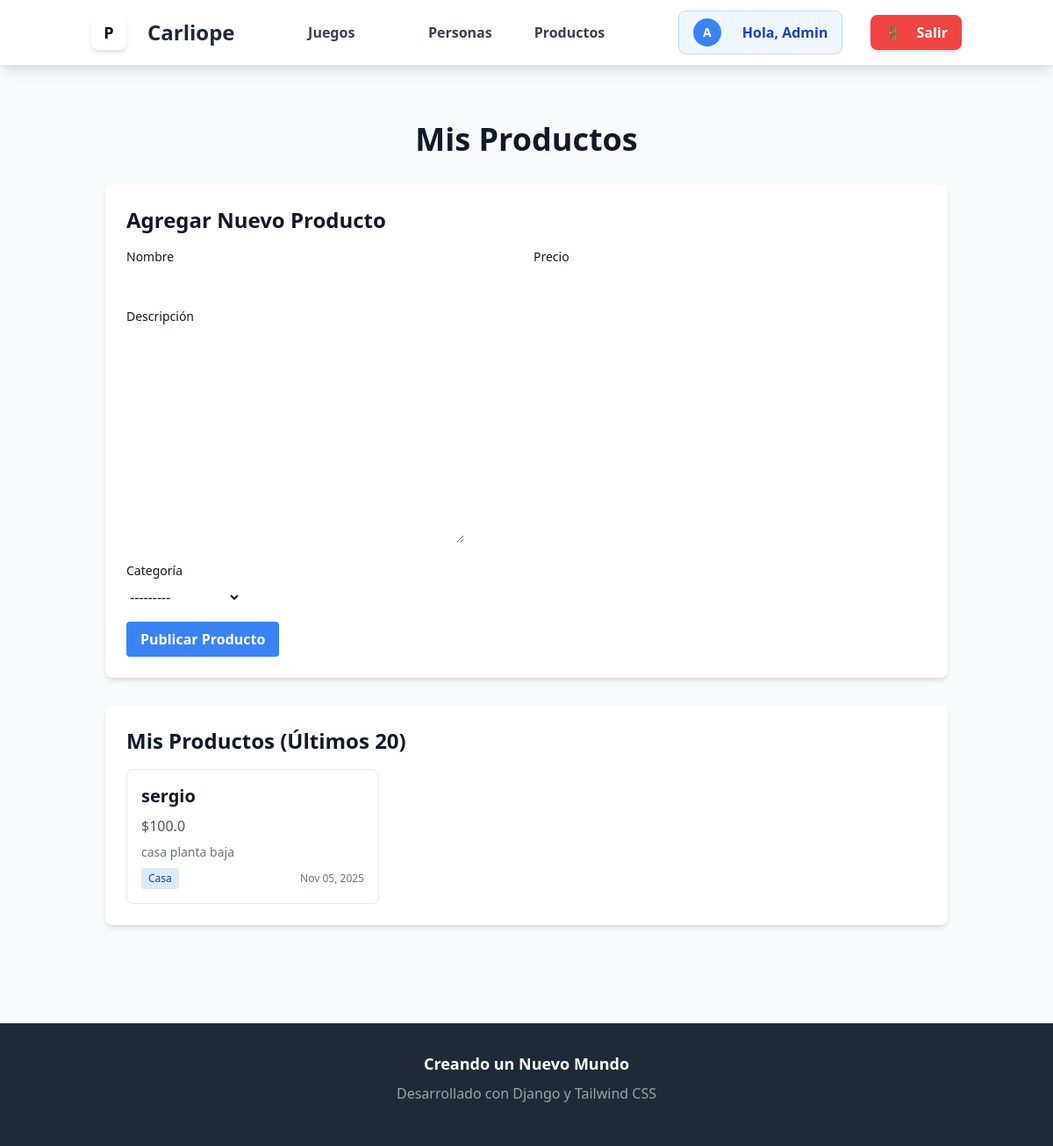
The page /productos/ (signed in) on the database its author committed.
### Productos/models.py (models this page shows, shortened)
class Productos(models.Model):
    name = models.CharField(max_length=100)
    price = models.FloatField()
    description = models.TextField()
    category = models.CharField(max_length=3, choices=CASAS)
    user = models.ForeignKey(User, on_delete=models.CASCADE)
    date_published = models.DateTimeField(auto_now_add=True)

### Productos/views.py (the view)
# urls.py: path('', views.product_list_view, name='lista'),
@login_required(login_url="/users/login/")
def product_list_view(request):
    if request.method == 'POST':
        form = UploadProductos(request.POST)
        if form.is_valid():
            new_product = form.save(commit=False)
            new_product.user = request.user
            new_product.save()
            return redirect('productos:lista')
    else:
        form = UploadProductos()
    products = Productos.objects.filter(user=request.user)[:20]
    return render(request, 'list_product.html', {
        'form': form,
        'productos': products
    })

### Productos/forms.py
class UploadProductos(forms.ModelForm):
    class Meta:
        model = models.Productos
        fields = ['name','price','description','category']

### Productos/templates/list_product.html (shortened to what this page needs)
{% extends "base.html" %}
{% load static %}
{% load static tailwind_tags %}
{% block content %}
<div class="container mx-auto px-4 py-8">
    <h1 class="text-4xl font-bold text-center mb-8">Mis Productos</h1>
    <div class="bg-white dark:bg-blue-400 p-6 rounded-lg shadow-md mb-8">
        <h2 class="text-2xl font-semibold mb-4">Agregar Nuevo Producto</h2>
        <form class="space-y-4"
              action="{% url 'productos:lista' %}"
              method="post">
            <div class="grid grid-cols-1 md:grid-cols-2 gap-4">
                <div>
                    <label class="block text-sm font-medium mb-2">Nombre</label>
                    {{ form.name }}
                </div>
                <div>
                    <label class="block text-sm font-medium mb-2">Precio</label>
                    {{ form.price }}
                </div>
            </div>
            <div>
                <label class="block text-sm font-medium mb-2">Descripción</label>
                {{ form.description }}
            </div>
            <div>
                <label class="block text-sm font-medium mb-2">Categoría</label>
                {{ form.category }}
            </div>
            <button type="submit"
                    class="bg-blue-500 hover:bg-blue-600 text-white font-bold py-2 px-4 rounded transition-colors duration-300">
                Publicar Producto
            </button>
        </form>
    </div>
    <div class="bg-white dark:bg-black-800 p-6 rounded-lg shadow-md">
        <h2 class="text-2xl font-semibold mb-4">Mis Productos (Últimos 20)</h2>
        {% if productos %}
            <div class="grid grid-cols-1 md:grid-cols-2 lg:grid-cols-3 gap-6">
                {% for producto in productos %}
                    <div class="border border-gray-200 dark:border-gray-700 rounded-lg p-4">
                        <h3 class="text-xl font-semibold mb-2">{{ producto.name }}</h3>
                        <p class="text-gray-600 dark:text-gray-400 mb-2">${{ producto.price }}</p>
                        <p class="text-sm text-gray-500 dark:text-gray-400 mb-2">{{ producto.description|truncatewords:20 }}</p>
                        <div class="flex justify-between items-center">
                            <span class="bg-blue-100 dark:bg-blue-800 text-blue-800 dark:text-blue-100 text-xs px-2 py-1 rounded">
                                {{ producto.get_category_display }}
                            </span>
                            <span class="text-xs text-gray-500">
                                {{ producto.date_published|date:"M d, Y" }}
                            </span>
                        </div>
                    </div>
                {% endfor %}
            </div>
        {% else %}
            <p class="text-center text-gray-500 dark:text-gray-400 py-8 dark:bg-amber-900 rounded-lg">
                No tienes productos publicados aún.
            </p>
        {% endif %}
    </div>
</div>
{% endblock %}

### theme/templates/base.html (shortened to what this page needs)
{% load static %}
{% load tailwind_tags %}
<!DOCTYPE html>
<html lang="es" class="h-full">
<head>
    <script src="https://cdn.tailwindcss.com"></script>
    {% tailwind_css %}
</head>
<body class="min-h-screen bg-gray-50 text-gray-900 flex flex-col">
    <header class="bg-white shadow-lg border-b border-gray-200 sticky top-0 z-50">
        <nav class="container mx-auto px-4 py-3">
            <div class="flex justify-between items-center">
                <div class="flex items-center space-x-3">
                    <div class="w-10 h-10 bg-gradient-to-r from-blue-500 to-purple-600 rounded-lg flex items-center justify-center text-black font-bold text-lg shadow-md">
                        P
                    </div>
                    <a href="{% url 'home' %}" class="text-2xl font-bold text-gray-800 hover:text-blue-600 transition-colors">
                        Carliope
                    </a>
                </div>
                <div    class="hidden md:flex items-center space-x-6">
                    <a href="{% url 'Games:games_list' %}" class="font-semibold text-gray-700 hover:text-green-600 transition-colors flex items-center space-x-2">
                        <span>Juegos</span>
                    </a>
                </div>
                <div class="hidden md:flex items-center space-x-6">
                    <a href="{% url 'people:lista' %}" class="font-semibold text-gray-700 hover:text-blue-600 transition-colors flex items-center space-x-2">
                        <span>Personas</span>
                    </a>
                    {% if user.is_authenticated %}
                    <a href="{% url 'productos:lista' %}" class="font-semibold text-gray-700 hover:text-purple-600 transition-colors flex items-center space-x-2">
                        <span>Productos</span>
                    </a>
                    {% endif %}
                </div>
                <div class="flex items-center space-x-4">
                    {% if user.is_authenticated %}
                        <div class="flex items-center space-x-4">
                            <div class="flex items-center space-x-3 bg-blue-50 px-4 py-2 rounded-lg border border-blue-200">
                                <div class="w-8 h-8 bg-blue-500 rounded-full flex items-center justify-center text-white text-sm font-bold">
                                    {{ user.username|first|upper }}
                                </div>
                                <span class="font-semibold text-blue-800">Hola, {{ user.username }}</span>
                            </div>
                            <form action="{% url 'users:logout' %}" method="post" class="inline">
                                <button type="submit" class="bg-red-500 hover:bg-red-600 text-white px-4 py-2 rounded-lg transition-colors font-semibold shadow-md flex items-center space-x-2">
                                    <span>🚪</span>
                                    <span>Salir</span>
                                </button>
                            </form>
                        </div>
                    {% endif %}
                </div>
            </div>
        </nav>
    </header>
    <main class="flex-grow container mx-auto px-4 py-8">
        {% block content %}
        {% endblock %}
    </main>
    <footer class="bg-gray-800 text-white py-8 mt-12">
        <div class="container mx-auto px-4 text-center">
            <p class="text-lg font-semibold mb-2"> Creando un Nuevo Mundo</p>
            <p class="text-gray-400 mb-4">Desarrollado con Django y Tailwind CSS</p>
        </div>
    </footer>
</body>
</html>

### rows shown on the page
Productos: name "sergio", price "100.0", description "casa planta baja", category "Casa", date_published "Nov 05, 2025"

### other values the page prints
{{ user.username|first|upper }} "A"
{{ user.username }} "Admin"
